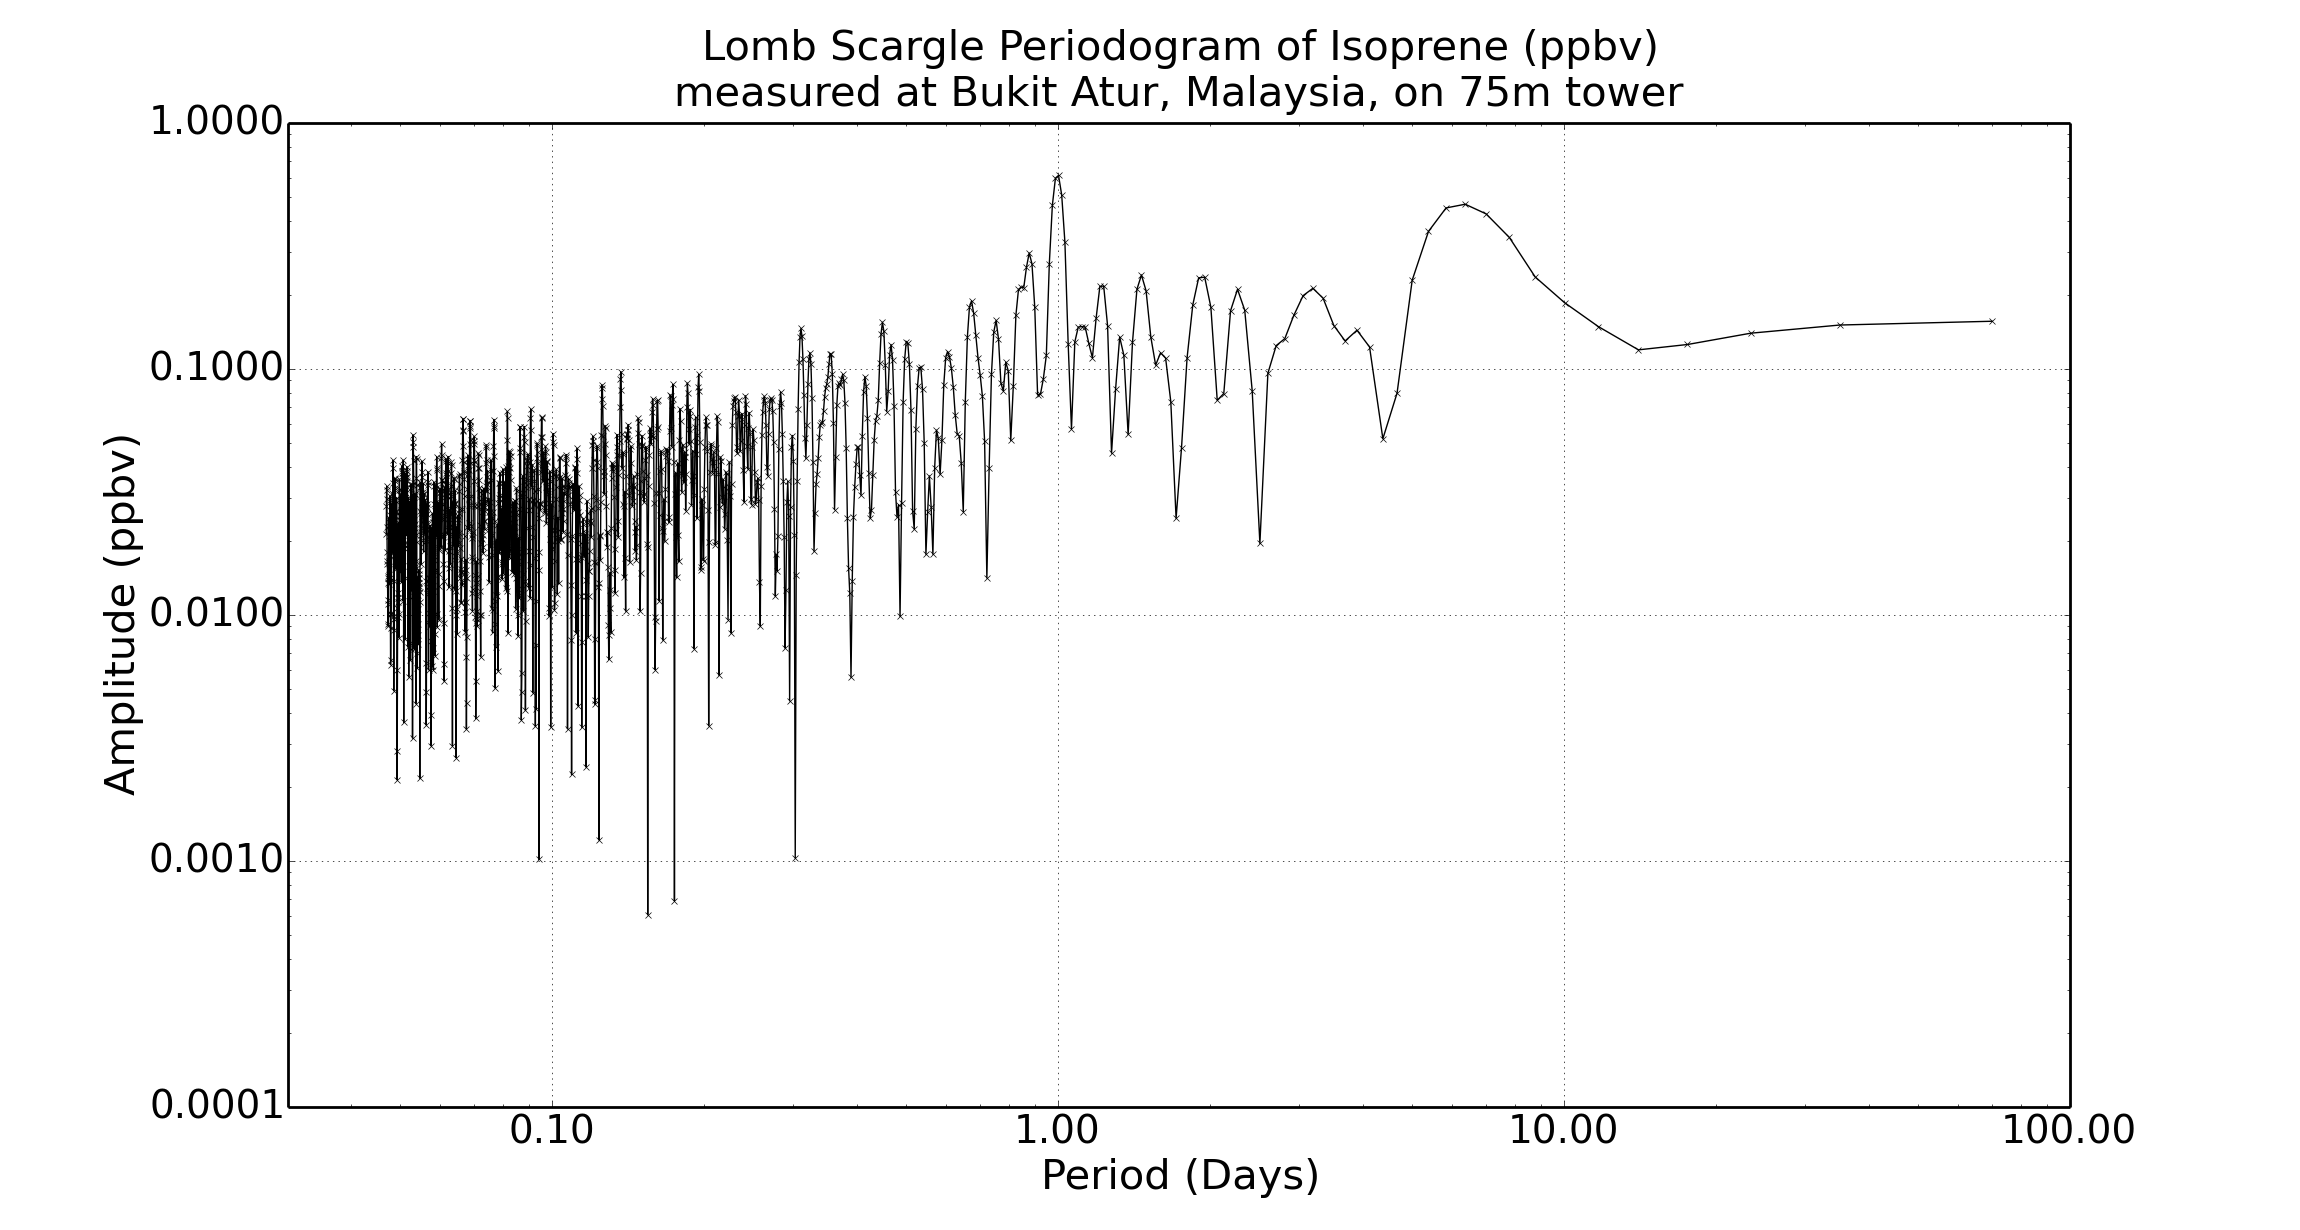

This chart was generated by the following Python code:
import modules
import matplotlib.pyplot as plt
import lomb_phase
import numpy as np
from pandas import *
from matplotlib.ticker import FuncFormatter
import matplotlib.ticker

#set up plot
fig =plt.figure(figsize=(23,12.3))
fig.patch.set_facecolor('white')
ax = fig.add_subplot(1,1,1)

data =np.loadtxt('lanc-ptr-ms_bukit-atur_20080420.na',skiprows=35)

t = data[:,0]
x = data[:,1]

new_t = np.arange(t[0],t[-1]+0.01,0.01)

new_x = np.array([9999]*len(new_t))


inds = np.searchsorted(new_t,t)

new_x[inds] = x

valid = new_x != 9999
new_t = new_t[valid]
new_x = new_x[valid]

avgdt =new_t[1]-new_t[0]

ofac = 4

model_periods,model_mag,model_ph,model_fr,model_fi,amp_corr = modules.take_lomb(new_t,new_x,ofac,avgdt)

def form2(x, pos):
    """ This function returns a string with 3 decimal places, given the input x"""
    return '%.2f' % x   

def form5(x, pos):
    """ This function returns a string with 3 decimal places, given the input x"""
    return '%.4f' % x

ax.loglog(model_periods,model_mag,color='black',markersize=5,marker='x') 
plt.grid(True)
xformatter = FuncFormatter(form2)
yformatter = FuncFormatter(form5)
ax.xaxis.set_major_formatter(matplotlib.ticker.ScalarFormatter())
ax.yaxis.set_major_formatter(matplotlib.ticker.ScalarFormatter())
plt.gca().xaxis.set_major_formatter(FuncFormatter(xformatter))
plt.gca().yaxis.set_major_formatter(FuncFormatter(yformatter))
plt.ylabel('Amplitude (ppbv)',fontsize=30)
plt.xlabel('Period (Days)',fontsize=30)
plt.title('Lomb Scargle Periodogram of Isoprene (ppbv) \nmeasured at Bukit Atur, Malaysia, on 75m tower',fontsize=30,y=1.01)
plt.xlim(0.03,100)
ax.xaxis.set_tick_params(labelsize=28)
ax.yaxis.set_tick_params(labelsize=28)

for axis in ['top','bottom','left','right']:
  ax.spines[axis].set_linewidth(2)

plt.savefig('pete_lsp.png')
plt.show()
